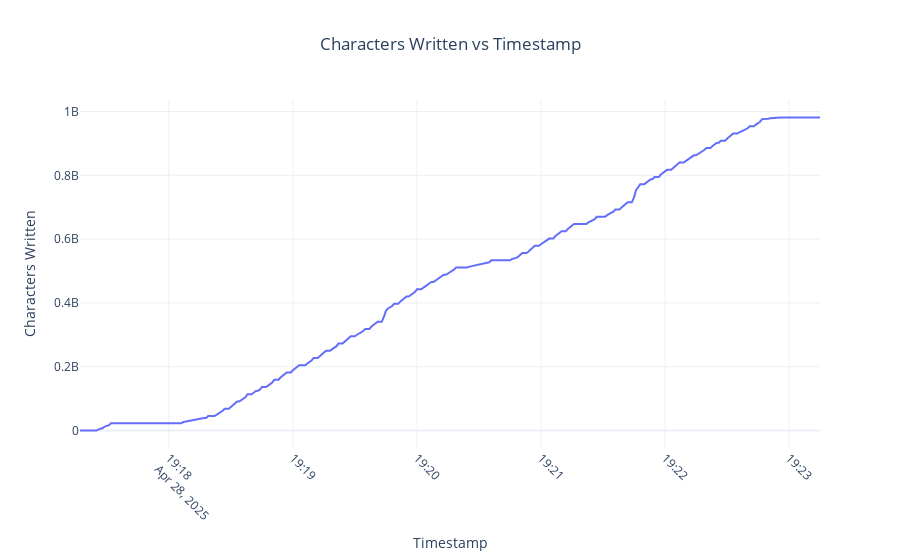

The cell this chart's notebook holds for it:
### Markdown cell above
#### As time

### Code cell
visualize_io_data(io_df, ycolumn='wchar', yaxis_title='Characters Written', title='Characters Written vs Timestamp').show()

### Figure 1 — Plotly figure (JSON) as saved in the notebook; plotly's stock layout.template omitted (floating-point values rounded to 4 significant figures; data arrays with more than 128 entries replaced by an {"elided": "..."} marker saying what was removed)
{"data": [{"hovertemplate": "Timestamp=%{x}<br>wchar=%{y}<extra></extra>", "legendgroup": "", "line": {"color": "#636efa", "dash": "solid"}, "marker": {"symbol": "circle"}, "mode": "lines", "name": "", "orientation": "v", "showlegend": false, "type": "scatter", "x": {"elided": "348 str values"}, "xaxis": "x", "y": {"elided": "348 int values"}, "yaxis": "y"}], "layout": {"legend": {"tracegroupgap": 0}, "title": {"text": "Characters Written vs Timestamp", "x": 0.5}, "xaxis": {"anchor": "y", "domain": [0, 1], "tickangle": 45, "title": {"text": "Timestamp"}}, "yaxis": {"anchor": "x", "domain": [0, 1], "title": {"text": "Characters Written"}}}}
